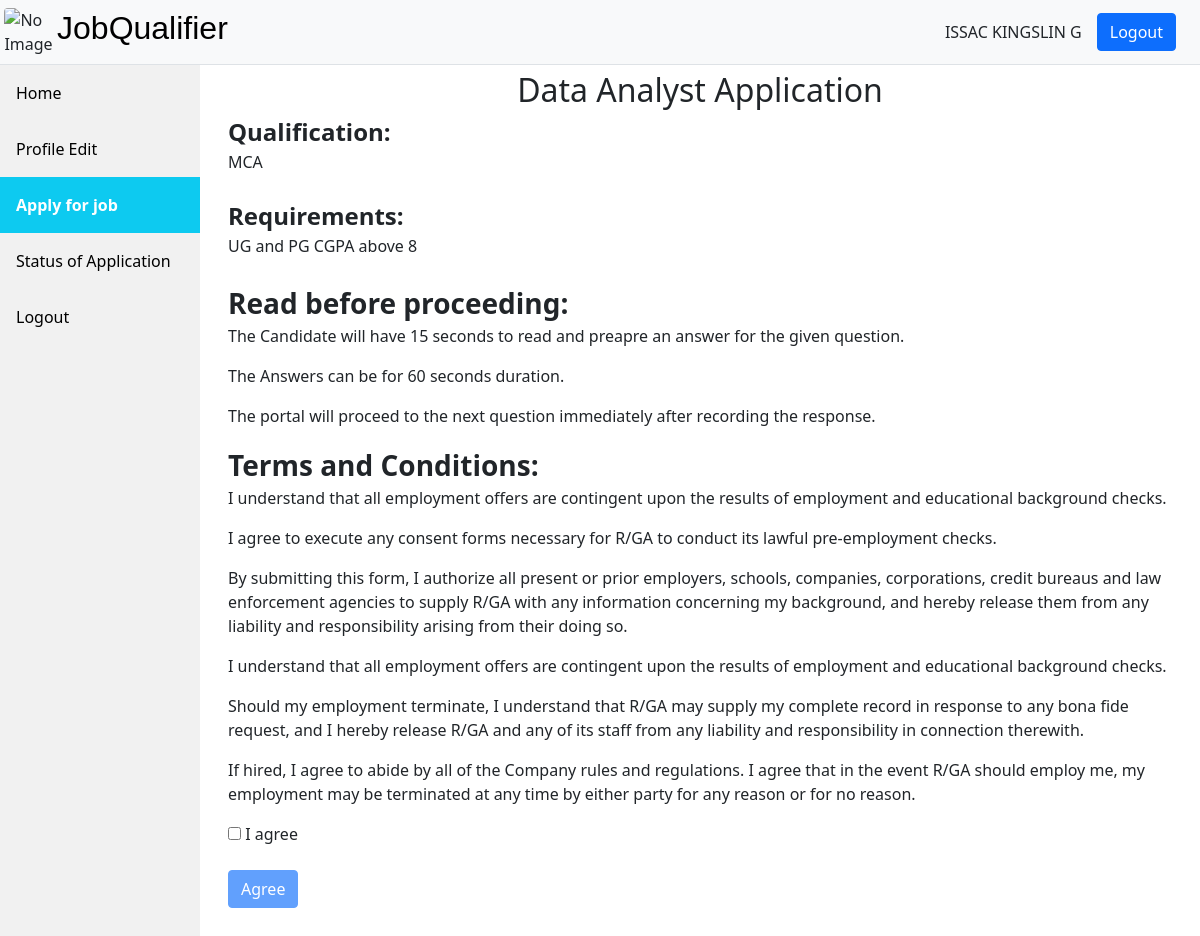
Screenshot of /candidate/terms.php?roleid=R00001 (signed in) with the database file from the repository.
### tables this page shows
CREATE TABLE `roles` (
  `roleid` varchar(15) NOT NULL,
  `Name` varchar(25) NOT NULL,
  `requirement` varchar(100) NOT NULL,
  `qualification` varchar(100) NOT NULL,
  `last_date` date NOT NULL
);

### candidate/terms.php (the view, shortened to what this page needs)
<?php
  $conn = mysqli_connect("localhost","root","","jobqualifier");
    $rol = $_GET['roleid'];
    $roles = 'select `Name`,`qualification`,`requirement` from roles where roleid = \''.$rol.'\';';
    $result = mysqli_query($conn,$roles);
?>
<!DOCTYPE html>
<html lang="en">
    <head>
        <link href="https://cdn.jsdelivr.net/npm/bootstrap@5.1.3/dist/css/bootstrap.min.css" rel="stylesheet">
        <link rel="stylesheet" href="../assets/index.css">
        <link rel="stylesheet" href="../assets/sidebar.css">
    </head>
    <body onload="allows()">
        <header class="d-flex flex-wrap justify-content-left py-2 border-bottom bg-light">
            <div class="d-flex align-items-center  me-md-auto">
                <img src="../assets/images/logo.webp" alt="No Image" id="logo" style="margin-left: 2%;" class="rounded">
                <h5 class="fs-2 companytitle" style="margin-left: 2%;">JobQualifier</h5>
            </div>
            <ul class="nav nav-pills align-items-center" style="margin-right:2%">
                <li class="nav-item" style="margin-right:15px;">
                    <?php echo $_SESSION['login_name'];?>
                </li>
                <li class="nav-item">
                    <a href="../logout.php">
                        <input type="button" value="Logout"  class="btn btn-primary">
                    </a>
                </li>
            </ul>
        </header>
        <div class="sidebar">
            <a href="../candidatedashboard.php">Home</a>
            <a href="editProfile.php">Profile Edit</a>
            <a class="active"href="selectapplication.php">Apply for job</a>
            <a href="candidate/statusview.php">Status of Application</a>
            <a href="../logout.php">Logout</a>
        </div>
        <div class="content">
          <div class="container">
          <?php
                if($result){
                    if ($result->num_rows > 0) {
                        while($row = $result->fetch_assoc()) {
                            echo "<center><span class=\"fs-2\">";
                            echo $row['Name']." Application";
                            echo "</span></center>";
                            echo "<b class=\"fs-4\">Qualification:</b><br>\t\t\t\t\t\t\t".$row['qualification']."<br><br>";
                            echo "<b class=\"fs-4\">Requirements:</b><br>\t\t\t\t\t\t\t".$row['requirement']."<br><br>";
                        }
                    }
                }
            ?>
            <b class="fs-3">Read before proceeding:</b><br>
            <p>The Candidate will have 15 seconds to read and preapre an answer for the given question.</p>
            <p>The Answers can be for 60 seconds duration.</p>
            <p>The portal will proceed to the next question immediately after recording the response.</p>
            <b class="fs-3">Terms and Conditions:</b><br>
            <p>I understand that all employment offers are contingent upon the results of employment and educational background checks.</p>
            <p>I agree to execute any consent forms necessary for R/GA to conduct its lawful pre-employment checks.</p>
            <p>By submitting this form, I authorize all present or prior employers, schools, companies, corporations, credit bureaus and law enforcement agencies to supply R/GA with any information concerning my background, and hereby release them from any liability and responsibility arising from their doing so.</p>
            <p>I understand that all employment offers are contingent upon the results of employment and educational background checks. </p>
            <p>Should my employment terminate, I understand that R/GA may supply my complete record in response to any bona fide request, and I hereby release R/GA and any of its staff from any liability and responsibility in connection therewith.</p>
            <p>If hired, I agree to abide by all of the Company rules and regulations. I agree that in the event R/GA should employ me, my employment may be terminated at any time by either party for any reason or for no reason.</p>
            <input type="checkbox" name="cagreement" id="agreement" onchange="allows()"/> I agree<br><br>
            <button type="button" class="btn btn-primary" data-bs-toggle="modal" data-bs-target="#myModal" id="oapplication">Agree</button>
            </div>
            <br><br>
      </div>
</body>
</html>

### assets/index.css (style rules this page uses)
#logo { max-width: 50px; max-height: 50px; margin-left: 10%; }
.companytitle { font-family: 'Gill Sans', 'Gill Sans MT', Calibri, 'Trebuchet MS', sans-serif; color: black; }
header { overflow: auto; position:sticky; top:0; }

### assets/sidebar.css (style rules this page uses)
body { height: 100%; }
.sidebar { margin: 0; padding: 0; width: 200px; background-color: #f1f1f1; position: fixed; height: 100%; overflow: auto; }
.sidebar a { display: block; color: black; padding: 16px; text-decoration: none; }
.sidebar a.active { background-color: #0dcaf0 !important; color: white; font-weight: bold; }
div.content { margin-left: 200px; padding: 1px 16px; height: 100%; }

### rows the page displays
roles: Name "Data Analyst", qualification "MCA", requirement "UG and PG CGPA above 8"

### other values shown
$_SESSION['login_name'] "ISSAC KINGSLIN G"
